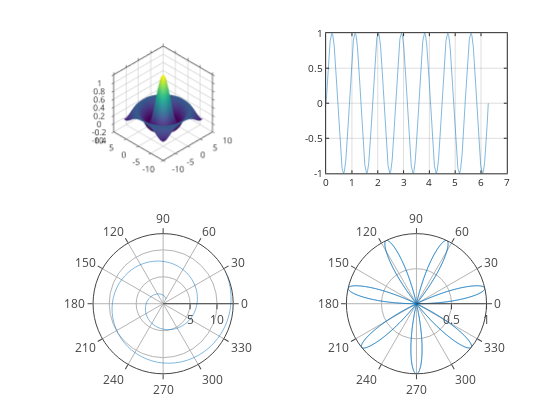

Source (notebook cell):
### Markdown cell above
## Advanced plots using [Plotly](https://github.com/plotly/plotly.js), with zoom, cursors, and hover tooltips (experimental)

### Code cell
graphics_toolkit("plotly")

a = [1:0.1:13];
theta = linspace (0,2*pi,1000);
rho = sin (7*theta);

subplot(2,2,1);
sombrero()
grid on;
box on;

subplot(2,2,2);
plot(theta, rho);
grid on;
box on;

subplot(2,2,3);
polar(a,a)
grid on;
box on;

subplot(2,2,4);
polar(theta, rho);
grid on;
box on;

### Figure 1 — Plotly figure (JSON) as saved in the notebook; plotly's stock layout.template omitted (floating-point values rounded to 4 significant figures; data arrays with more than 128 entries replaced by an {"elided": "..."} marker saying what was removed)
{"data": [{"autocolorscale": "false", "cauto": "false", "cmax": 1, "cmin": -0.2172, "colorscale": [[0, "rgb(68,1,84)"], [0.01587, "rgb(69,6,90)"], [0.03175, "rgb(70,12,95)"], [0.04762, "rgb(71,18,101)"], [0.06349, "rgb(72,24,106)"], [0.07937, "rgb(72,29,111)"], [0.09524, "rgb(72,35,115)"], [0.1111, "rgb(71,40,119)"], [0.127, "rgb(71,45,123)"], [0.1429, "rgb(70,50,126)"], [0.1587, "rgb(68,55,129)"], [0.1746, "rgb(67,60,132)"], [0.1905, "rgb(65,64,134)"], [0.2063, "rgb(64,69,135)"], [0.2222, "rgb(62,74,137)"], [0.2381, "rgb(60,78,138)"], [0.254, "rgb(58,83,139)"], [0.2698, "rgb(56,87,140)"], [0.2857, "rgb(54,91,140)"], [0.3016, "rgb(52,95,141)"], [0.3175, "rgb(50,99,141)"], [0.3333, "rgb(48,103,141)"], [0.3492, "rgb(46,107,142)"], [0.3651, "rgb(45,111,142)"], [0.381, "rgb(43,115,142)"], [0.3968, "rgb(42,119,142)"], [0.4127, "rgb(40,123,142)"], [0.4286, "rgb(39,127,142)"], [0.4444, "rgb(37,130,142)"], [0.4603, "rgb(36,134,141)"], [0.4762, "rgb(34,138,141)"], [0.4921, "rgb(33,142,140)"], [0.5079, "rgb(32,146,140)"], [0.5238, "rgb(31,149,139)"], [0.5397, "rgb(30,153,138)"], [0.5556, "rgb(30,157,136)"], [0.5714, "rgb(31,161,135)"], [0.5873, "rgb(32,164,133)"], [0.6032, "rgb(34,168,131)"], [0.619, "rgb(38,172,129)"], [0.6349, "rgb(42,176,126)"], [0.6508, "rgb(47,179,123)"], [0.6667, "rgb(53,183,120)"], [0.6825, "rgb(59,186,117)"], [0.6984, "rgb(66,190,113)"], [0.7143, "rgb(73,193,109)"], [0.7302, "rgb(81,196,104)"], [0.746, "rgb(90,199,99)"], [0.7619, "rgb(99,202,94)"], [0.7778, "rgb(108,205,89)"], [0.7937, "rgb(117,208,83)"], [0.8095, "rgb(127,210,77)"], [0.8254, "rgb(137,213,71)"], [0.8413, "rgb(148,215,64)"], [0.8571, "rgb(158,217,57)"], [0.873, "rgb(169,219,50)"], [0.8889, "rgb(180,221,43)"], [0.9048, "rgb(190,223,36)"], [0.9206, "rgb(201,224,30)"], [0.9365, "rgb(212,225,26)"], [0.9524, "rgb(223,227,24)"], [0.9683, "rgb(233,228,25)"], [0.9841, "rgb(243,229,30)"], [1, "rgb(253,231,36)"]], "contours": {"x": {"highlight": true, "highlightcolor": "rgb(0, 0, 0)", "highlightwidth": 1, "show": false}, "y": {"highlight": true, "highlightcolor": "rgb(0, 0, 0)", "highlightwidth": 1, "show": false}, "z": {"highlight": true, "highlightcolor": "rgb(0, 0, 0)", "highlightwidth": 1, "show": false}}, "name": "", "scene": "scene", "showlegend": false, "showscale": false, "surfacecolor": {"elided": "41x41 float values"}, "type": "surface", "visibility": true, "x": [-8, -7.6, -7.2, -6.8, -6.4, -6, -5.6, -5.2, -4.8, -4.4, -4, -3.6, -3.2, -2.8, -2.4, -2, -1.6, -1.2, -0.8, -0.4, 0, 0.4, 0.8, 1.2, 1.6, 2, 2.4, 2.8, 3.2, 3.6, 4, 4.4, 4.8, 5.2, 5.6, 6, 6.4, 6.8, 7.2, 7.6, 8], "y": [-8, -7.6, -7.2, -6.8, -6.4, -6, -5.6, -5.2, -4.8, -4.4, -4, -3.6, -3.2, -2.8, -2.4, -2, -1.6, -1.2, -0.8, -0.4, 0, 0.4, 0.8, 1.2, 1.6, 2, 2.4, 2.8, 3.2, 3.6, 4, 4.4, 4.8, 5.2, 5.6, 6, 6.4, 6.8, 7.2, 7.6, 8], "z": {"elided": "41x41 float values"}}, {"line": {"color": "rgb(0,113,188)", "dash": "solid", "width": 0.5}, "marker": {"color": "rgb(0,113,188)", "line": {"color": "rgb(0,113,188)"}, "size": 6, "symbol": "none"}, "mode": "lines", "name": "", "showlegend": false, "type": "scatter", "visibility": true, "x": {"elided": "1000 float values"}, "xaxis": "x", "y": {"elided": "1000 float values"}, "yaxis": "y"}, {"line": {"color": "rgb(0,113,188)", "dash": "solid", "width": 0.5}, "marker": {"color": "rgb(0,113,188)", "line": {"color": "rgb(0,113,188)"}, "size": 6, "symbol": "none"}, "mode": "lines", "name": "", "r": [1, 1.1, 1.2, 1.3, 1.4, 1.5, 1.6, 1.7, 1.8, 1.9, 2, 2.1, 2.2, 2.3, 2.4, 2.5, 2.6, 2.7, 2.8, 2.9, 3, 3.1, 3.2, 3.3, 3.4, 3.5, 3.6, 3.7, 3.8, 3.9, 4, 4.1, 4.2, 4.3, 4.4, 4.5, 4.6, 4.7, 4.8, 4.9, 5, 5.1, 5.2, 5.3, 5.4, 5.5, 5.6, 5.7, 5.8, 5.9, 6, 6.1, 6.2, 6.3, 6.4, 6.5, 6.6, 6.7, 6.8, 6.9, 7, 7.1, 7.2, 7.3, 7.4, 7.5, 7.6, 7.7, 7.8, 7.9, 8, 8.1, 8.2, 8.3, 8.4, 8.5, 8.6, 8.7, 8.8, 8.9, 9, 9.1, 9.2, 9.3, 9.4, 9.5, 9.6, 9.7, 9.8, 9.9, 10.0, 10.1, 10.2, 10.3, 10.4, 10.5, 10.6, 10.7, 10.8, 10.9, 11.0, 11.1, 11.2, 11.3, 11.4, 11.5, 11.6, 11.7, 11.8, 11.9, 12, 12.1, 12.2, 12.3, 12.4, 12.5, 12.6, 12.7, 12.8, 12.9, 13], "showlegend": false, "subplot": "polar", "theta": [1, 1.1, 1.2, 1.3, 1.4, 1.5, 1.6, 1.7, 1.8, 1.9, 2, 2.1, 2.2, 2.3, 2.4, 2.5, 2.6, 2.7, 2.8, 2.9, 3, 3.1, -3.083, -2.983, -2.883, -2.783, -2.683, -2.583, -2.483, -2.383, -2.283, -2.183, -2.083, -1.983, -1.883, -1.783, -1.683, -1.583, -1.483, -1.383, -1.283, -1.183, -1.083, -0.9832, -0.8832, -0.7832, -0.6832, -0.5832, -0.4832, -0.3832, -0.2832, -0.1832, -0.08319, 0.01681, 0.1168, 0.2168, 0.3168, 0.4168, 0.5168, 0.6168, 0.7168, 0.8168, 0.9168, 1.017, 1.117, 1.217, 1.317, 1.417, 1.517, 1.617, 1.717, 1.817, 1.917, 2.017, 2.117, 2.217, 2.317, 2.417, 2.517, 2.617, 2.717, 2.817, 2.917, 3.017, 3.117, -3.066, -2.966, -2.866, -2.766, -2.666, -2.566, -2.466, -2.366, -2.266, -2.166, -2.066, -1.966, -1.866, -1.766, -1.666, -1.566, -1.466, -1.366, -1.266, -1.166, -1.066, -0.9664, -0.8664, -0.7664, -0.6664, -0.5664, -0.4664, -0.3664, -0.2664, -0.1664, -0.06637, 0.03363, 0.1336, 0.2336, 0.3336, 0.4336], "thetaunit": "radians", "type": "scatterpolar", "visibility": true}, {"line": {"color": "rgb(0,113,188)", "dash": "solid", "width": 0.5}, "marker": {"color": "rgb(0,113,188)", "line": {"color": "rgb(0,113,188)"}, "size": 6, "symbol": "none"}, "mode": "lines", "name": "", "r": {"elided": "1000 float values"}, "showlegend": false, "subplot": "polar2", "theta": {"elided": "1000 float values"}, "thetaunit": "radians", "type": "scatterpolar", "visibility": true}], "layout": {"height": 420, "hovermode": "closest", "margin": {"b": 0, "l": 0, "r": 0, "t": 0}, "plot_bgcolor": "rgba(0, 0, 0, 0)", "polar": {"angularaxis": {"size": 10, "tickmode": "array", "tickvals": [0, 30, 60, 90, 120, 150, 180, 210, 240, 270, 300, 330], "type": "linear"}, "domain": {"x": [0.13, 0.4526], "y": [0.11, 0.4437]}, "radialaxis": {"autorange": true, "range": [0, 13], "size": 10, "tickmode": "array", "tickvals": [5, 10, 15], "type": "linear"}}, "polar2": {"angularaxis": {"size": 10, "tickmode": "array", "tickvals": [0, 30, 60, 90, 120, 150, 180, 210, 240, 270, 300, 330], "type": "linear"}, "domain": {"x": [0.5824, 0.905], "y": [0.11, 0.4437]}, "radialaxis": {"autorange": true, "range": [0, 1.0], "size": 10, "tickmode": "array", "tickvals": [0.5, 1], "type": "linear"}}, "scene": {"aspectmode": "auto", "aspectratio": {"x": 1, "y": 1, "z": 1}, "camera": {"projection": {"type": "orthographic"}}, "domain": {"x": [0.13, 0.4526], "y": [0.5873, 0.921]}, "xaxis": {"autorange": false, "exponentformat": "none", "gridcolor": "", "gridwidth": 1.5, "linecolor": "rgb(38,38,38)", "linewidth": 1.5, "mirror": "ticks", "range": [10, -10], "showgrid": true, "showline": true, "side": "bottom", "spikedash": "solid", "spikemode": "across", "spikesides": false, "spikethickness": 1, "tickangle": 0, "tickcolor": "rgb(38,38,38)", "tickfont": {"color": "rgb(38,38,38)", "size": 10}, "ticklen": 3, "ticks": "outside", "ticktext": ["-10", "-5", "0", "5", "10"], "tickvals": [-10, -5, 0, 5, 10], "title": {"font": {"color": "rgb(0, 0, 0)", "size": 11}, "text": ""}, "type": "linear", "visible": true, "zeroline": false}, "yaxis": {"autorange": false, "exponentformat": "none", "gridcolor": "", "gridwidth": 1.5, "linecolor": "rgb(38,38,38)", "linewidth": 1.5, "mirror": "ticks", "range": [10, -10], "showgrid": true, "showline": true, "side": "left", "spikedash": "solid", "spikemode": "across", "spikesides": false, "spikethickness": 1, "tickangle": 0, "tickcolor": "rgb(38,38,38)", "tickfont": {"color": "rgb(38,38,38)", "size": 10}, "ticklen": 3, "ticks": "outside", "ticktext": ["-10", "-5", "0", "5", "10"], "tickvals": [-10, -5, 0, 5, 10], "title": {"font": {"color": "rgb(0, 0, 0)", "size": 11}, "text": ""}, "type": "linear", "visible": true, "zeroline": false}, "zaxis": {"autorange": false, "exponentformat": "none", "gridcolor": "", "gridwidth": 1.5, "linecolor": "rgb(38,38,38)", "linewidth": 1.5, "mirror": "ticks", "range": [-0.4, 1], "showgrid": true, "showline": true, "side": "none", "spikedash": "solid", "spikemode": "across", "spikesides": false, "spikethickness": 1, "tickangle": 0, "tickcolor": "rgb(38,38,38)", "tickfont": {"color": "rgb(38,38,38)", "size": 10}, "ticklen": 3, "ticks": "outside", "ticktext": ["-0.4", "-0.2", "0", "0.2", "0.4", "0.6", "0.8", "1"], "tickvals": [-0.4, -0.2, 0, 0.2, 0.4, 0.6, 0.8, 1], "title": {"font": {"color": "rgb(0, 0, 0)", "size": 11}, "text": ""}, "type": "linear", "visible": true, "zeroline": false}}, "showlegend": false, "width": 560, "xaxis": {"anchor": "y", "autorange": false, "domain": [0.5824, 0.905], "exponentformat": "none", "gridcolor": "rgba(38,38,38,0.15)", "gridwidth": 1, "linecolor": "rgb(38,38,38)", "linewidth": 1, "mirror": "ticks", "range": [0, 7], "showgrid": true, "showline": true, "side": "bottom", "spikedash": "solid", "spikemode": "across", "spikesides": false, "spikethickness": 1, "tickangle": 0, "tickcolor": "rgb(38,38,38)", "tickfont": {"color": "rgb(38,38,38)", "size": 10}, "ticklen": 3, "ticks": "inside", "ticktext": ["0", "1", "2", "3", "4", "5", "6", "7"], "tickvals": [0, 1, 2, 3, 4, 5, 6, 7], "title": {"font": {"color": "rgb(0, 0, 0)", "size": 11}, "text": ""}, "type": "linear", "visible": true, "zeroline": false}, "yaxis": {"anchor": "x", "autorange": false, "domain": [0.5873, 0.921], "exponentformat": "none", "gridcolor": "rgba(38,38,38,0.15)", "gridwidth": 1, "linecolor": "rgb(38,38,38)", "linewidth": 1, "mirror": "ticks", "range": [-1, 1], "showgrid": true, "showline": true, "side": "left", "spikedash": "solid", "spikemode": "across", "spikesides": false, "spikethickness": 1, "tickangle": 0, "tickcolor": "rgb(38,38,38)", "tickfont": {"color": "rgb(38,38,38)", "size": 10}, "ticklen": 3, "ticks": "inside", "ticktext": ["-1", "-0.5", "0", "0.5", "1"], "tickvals": [-1, -0.5, 0, 0.5, 1], "title": {"font": {"color": "rgb(0, 0, 0)", "size": 11}, "text": ""}, "type": "linear", "visible": true, "zeroline": false}}}
